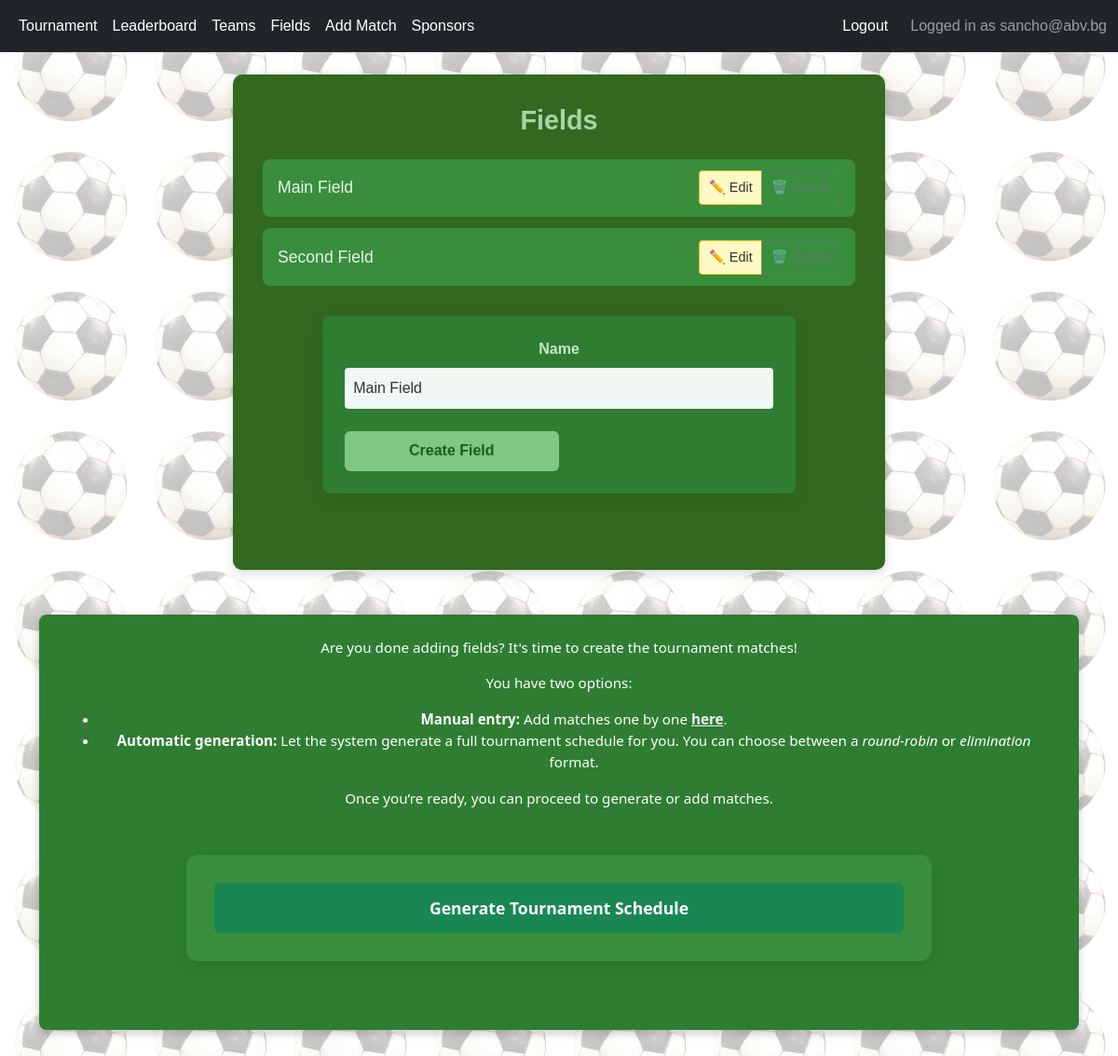
/tournament/20/fields/create/ (signed in), run on the app's committed database.
### accounts/models.py (models this page shows)
class AppUser(AbstractBaseUser, PermissionsMixin):
    email = models.EmailField(
        unique=True,
    )
    date_joined = models.DateTimeField(
        default=timezone.now
    )
    is_active = models.BooleanField(
        default=True
    )
    is_staff = models.BooleanField(
        default=False
    )
    USERNAME_FIELD = 'email'
    REQUIRED_FIELDS = []
    objects = AppUserManager()
    def __str__(self):
        return self.email

### tournamentapp/models.py (models this page shows, shortened)
class Field(models.Model):
    name = models.CharField(
        max_length=50,
        default='Main Field'
        )
    tournament = models.ForeignKey(
        Tournament,
        on_delete=models.CASCADE,
        related_name='fields'
    )
    owner = models.ForeignKey(
        settings.AUTH_USER_MODEL,
        on_delete=models.CASCADE,
        related_name='fields'
    )
    class Meta:
        unique_together = ('name', 'tournament')
        verbose_name = "Field"
        verbose_name_plural = "Fields"
    @property
    def has_matches(self):
        return self.match_set.exists()

### tournamentapp/views.py (the view, shortened to what this page needs)
# urls.py: path('tournament/<int:tournament_id>/fields/create/', FieldAddView.as_view(), name='field-create'),
class FieldAddView(LoginRequiredMixin, CreateView):
    model = Field
    form_class = FieldCreateForm
    template_name = 'fields/field_create.html'
    def dispatch(self, request, *args, **kwargs):
        self.tournament = get_object_or_404(Tournament, id=self.kwargs['tournament_id'])
        if self.tournament.owner != request.user:
            return HttpResponseForbidden()
        return super().dispatch(request, *args, **kwargs)
    def get_context_data(self, **kwargs):
        context = super().get_context_data(**kwargs)
        context['fields'] = Field.objects.filter(tournament=self.tournament)
        context['tournament'] = self.tournament
        return context

### tournamentapp/forms.py (shortened to what this page needs)
class FieldCreateForm(forms.ModelForm):
    class Meta:
        model = Field
        fields = ['name',]

### tournamentapp/context_processors.py (called while the page is built)
def current_tournament(request):
    tournament = Tournament.objects.first()
    return {'tournament': tournament}

### tournamentapp/templates/fields/field_create.html (shortened to what this page needs)
{% extends 'base.html' %}
{% load static %}
{% block content %}
<div class="field-style">
<div class="container team-list-container">
    <h1 class="page-title">Fields</h1>
    {% if fields %}
        <ul class="field-list">
          {% for field in fields %}
            <li class="field-item d-flex justify-content-between align-items-center" data-field-id="{{ field.id }}"
              data-tournament-id="{{ tournament.id }}">
              <span class="field-name">{{ field.name }}</span>
              <div class="btn-group btn-group-sm">
                <button class="btn btn-outline-secondary btn-edit">✏️ Edit</button>
                {% if not field.has_matches %}
                  <button class="btn btn-outline-danger btn-delete">🗑️ Delete</button>
                {% else %}
                  <button class="btn btn-outline-secondary disabled" title="Cannot delete field with matches">🗑️ Delete</button>
                {% endif %}
              </div>
            </li>
          {% endfor %}
        </ul>
    {% endif %}
<form method="post" class="field-create-form">
    {% for field in form %}
      <div class="form-group">
        <label for="{{ field.id_for_label }}" class="form-label">{{ field.label }}</label>
        {{ field }}
      </div>
    {% endfor %}
    <button type="submit" class="btn btn-submit">Create Field</button>
</form>
</div>
<div class="next-step">
  <p>Are you done adding fields? It's time to create the tournament matches!</p>
  <p>You have two options:</p>
  <ul>
    <li><strong>Manual entry:</strong> Add matches one by one <a href="{% url 'match-create' tournament.id %}">here</a>.</li>
    <li><strong>Automatic generation:</strong> Let the system generate a full tournament schedule for you. You can choose between a <em>round-robin</em> or <em>elimination</em> format.</li>
  </ul>
  <p>Once you’re ready, you can proceed to generate or add matches.</p>
    <form action="{% url 'generate-tournament-schedule' tournament.id %}" method="post">
      <button type="submit" class="btn btn-success">Generate Tournament Schedule</button>
    </form>
</div>
{% endblock %}

### tournamentapp/templates/base.html (shortened to what this page needs)
{% load static %}
<!DOCTYPE html>
<html lang="en">
<head>
    <link href="https://cdn.jsdelivr.net/npm/bootstrap@5.3.0/dist/css/bootstrap.min.css" rel="stylesheet" />
    <link rel="stylesheet" type="text/css" href="{% static 'css/styles.css' %}">
</head>
<body>
    <nav class="navbar navbar-expand-lg navbar-dark bg-dark fixed-top">
        <div class="container-fluid">
            <div class="collapse navbar-collapse" id="navbarNav">
                <ul class="navbar-nav me-auto">
                    {% if user.is_authenticated and tournament and tournament.owner == user %}
                        <li class="nav-item">
                            <a class="nav-link" href="{% url 'public-tournament-leaderboard' tournament.slug %}">Tournament</a>
                        </li>
                        <li class="nav-item">
                            <a class="nav-link" href="{% url 'leaderboard' tournament.id %}">Leaderboard</a>
                        </li>
                        {% if not tournament.is_finished %}
                            <li class="nav-item">
                                <a class="nav-link" href="{% url 'team-list' tournament.id %}">Teams</a>
                            </li>
                            <li class="nav-item">
                                <a class="nav-link" href="{% url 'field-create' tournament.id %}">Fields</a>
                            </li>
                            <li class="nav-item">
                                <a class="nav-link" href="{% url 'match-create' tournament.id %}">Add Match</a>
                            </li>
                            <li class="nav-item">
                                <a class="nav-link" href="{% url 'sponsor-list' tournament.id %}">Sponsors</a>
                            </li>
                        {% endif %}
                    {% endif %}
                </ul>
                <ul class="navbar-nav ms-auto">
                    {% if user.is_authenticated %}
                        <li class="nav-item logout-form">
                            <form method="post" action="{% url 'logout' %}">
                                <button type="submit" class="logout-button">Logout</button>
                            </form>
                        </li>
                    {% endif %}
                </ul>
            </div>
                {% if user.is_authenticated %}
                        <span class="navbar-text">
                            Logged in as {{ user }}
                        </span>
                {% endif %}
        </div>
    </nav>
    <div class="container" style="margin-top: 80px;">
        {% block content %}
        {% endblock %}
    </div>
</body>
</html>

### tournamentapp/static/css/base.css (style rules this page uses)
body::before { content: ""; position: fixed; top: 0; left: 0; width: 100%; height: 100%; background: url("/static/imgs/footnail.png"); background-size: 150px; mix-blend-mode: multiply; opacity: 0.25; z-index: -1; }

### tournamentapp/static/css/navbar.css (style rules this page uses)
.navbar { font-family: Arial, sans-serif; }
.navbar-nav .nav-link { color: #ffffff; font-weight: 500; transition: color 0.2s ease; }
.logout-form > form { display: flex; align-items: center; margin: 0; padding: 0; border: none; background: transparent; }
.logout-button { background: transparent !important; border: none !important; padding: 0.25rem 0.5rem; margin: 0; font: inherit; color: inherit; cursor: pointer; text-decoration: none; display: inline-flex; align-items: center; transition: color 0.2s ease; }
.navbar-text, .navbar-nav .logout-form { display: flex; align-items: center; margin-left: 1rem; }

### tournamentapp/static/css/public_home.css (style rules this page uses)
.page-title { text-align: center; margin-bottom: 1rem; font-size: 2rem; color: #1b5e20; }

### tournamentapp/static/css/tournament_form.css (style rules this page uses)
form { background: #388e3c; width: 80%; max-width: 800px; margin: 50px auto; padding: 30px; border-radius: 12px; box-shadow: 0 6px 18px rgba(0, 0, 0, 0.1); color: #ffffff; transition: transform 0.2s ease, box-shadow 0.2s ease; }
form label { display: block; font-weight: 600; margin-bottom: 8px; color: #dcedc8; }
form input, form select, form textarea { width: 100%; padding: 10px; border: 1px solid #81c784; border-radius: 6px; background: #a5d6a7; color: #1b5e20; transition: border-color 0.3s ease, box-shadow 0.3s ease; }
form button { width: 100%; padding: 12px; background: #66bb6a; color: #fff; border: none; border-radius: 8px; font-size: 1rem; font-weight: 600; cursor: pointer; transition: background 0.3s ease, transform 0.2s ease; }

### tournamentapp/static/css/team_form.css (style rules this page uses)
.next-step { background-color: #4caf50; padding: 1.5rem 2rem; border-radius: 10px; text-align: center; color: white; margin-top: 2rem; box-shadow: 0 4px 10px rgba(0,0,0,0.2); width: 100%; max-width: 450px; align-self: center; }
@media (max-width: 1200px) { .dashboard-center .form, .next-step { max-width: 100%; } }

### tournamentapp/static/css/match_form.css (style rules this page uses)
.form-group { display: flex; flex-direction: column; align-items: center; text-align: center; }
.form-label { font-weight: 600; margin-bottom: 0.5rem; color: #34495e; width: 100%; }
.btn-submit { padding: 0.75rem 1.5rem; background-color: #27ae60; color: white; font-weight: 700; border: none; border-radius: 6px; cursor: pointer; align-self: center; transition: background-color 0.3s ease; width: 50%; min-width: 180px; }

### tournamentapp/static/css/match_edit.css (style rules this page uses)
.btn-group .btn { font-size: 0.9rem; padding: 0.35rem 0.6rem; border-radius: 6px; cursor: pointer; transition: all 0.2s ease-in-out; }

### data on the page
AppUser: email "sancho@abv.bg"
Field: name "Main Field", shows "🗑️ Delete"
Field: name "Second Field", shows "🗑️ Delete"

### other printed values
{{ field.label }} "Name"
